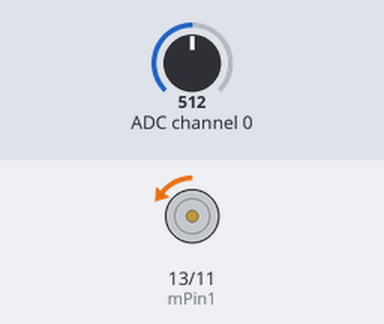
Bench run of a program on a simulated Raspberry Pi (header pin numbers). Shown: motor-driver pin pairs drawn as motors (green arrow = first pin HIGH = forward, orange = second pin HIGH = backward, longer = more drive, scaled by the enable pin). The test bench sets the inputs (shaded band); at power-on: ADC channel 0 = 512 (analog values on the 0–1023 scale). What the program prints to the terminal is not drawn.

Above: at 1.2 s.
1.3 s: ADC channel 0 set to 514
At 2.5 s:
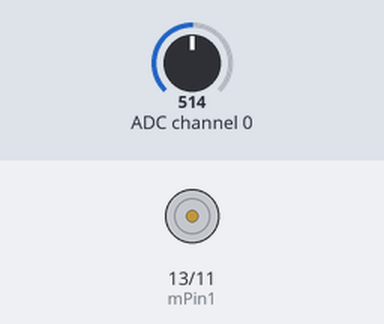
2.8 s: ADC channel 0 set to 716
At 3.6 s:
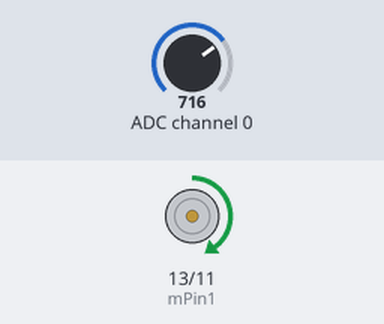
4.3 s: ADC channel 0 set to 900
At 5.0 s:
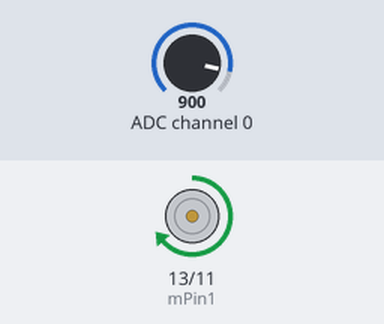
5.8 s: ADC channel 0 set to 1023
At 7.0 s:
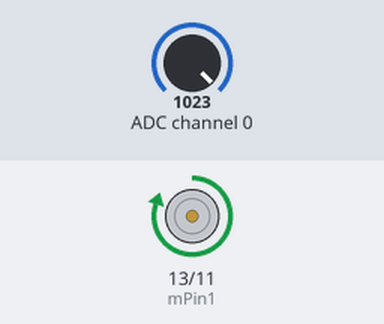
7.3 s: ADC channel 0 set to 306
At 8.2 s:
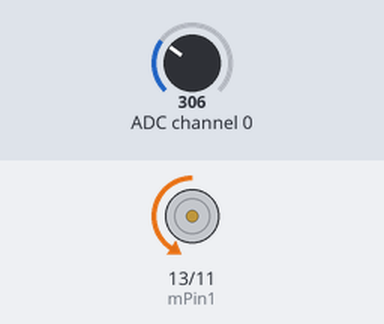
8.8 s: ADC channel 0 set to 511
At 9.6 s:
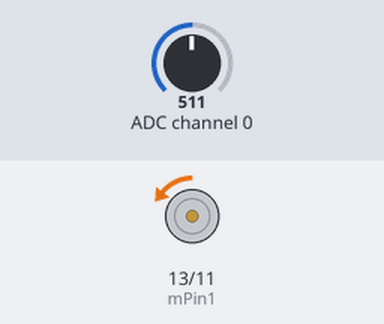
Timing chart, 0 to 11.3 s (numbered marks = the images above; inputs shaded):
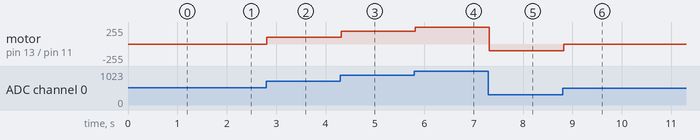

Measured:
- after the input at 1.3 s, motor on pin 13 (mPin1) / pin 11 (mPin2): backward 2/255 → stopped at once
- after the input at 2.8 s, motor on pin 13 (mPin1) / pin 11 (mPin2): stopped → forward 100/255 at once
- after the input at 4.3 s, motor on pin 13 (mPin1) / pin 11 (mPin2): forward 100/255 → forward 191/255 at once
- after the input at 5.8 s, motor on pin 13 (mPin1) / pin 11 (mPin2): forward 191/255 → forward 253/255 at once
- after the input at 7.3 s, motor on pin 13 (mPin1) / pin 11 (mPin2): forward 253/255 → backward 104/255 at once
- after the input at 8.8 s, motor on pin 13 (mPin1) / pin 11 (mPin2): backward 104/255 → backward 2/255 at once

The program:

motor.py
```python
import RPi.GPIO as GPIO
import smbus
import time

address = 0x48
bus = smbus.SMBus(1)
cmd = 0x40

mPin1 = 13
mPin2 = 11
enablePin = 15

def analogRead(channel):
	value = bus.read_byte_data(address, cmd + channel)
	return value

def analogWrite(value):
	bus.write_byte_data(address, cmd, value)

def setup():
	global p
	GPIO.setmode(GPIO.BOARD)
	GPIO.setup(mPin1, GPIO.OUT)
	GPIO.setup(mPin2, GPIO.OUT)
	GPIO.setup(enablePin, GPIO.OUT)

	p = GPIO.PWM(enablePin, 1000)
	p.start(0)

def mapNum(value, fromLow, fromHigh, toLow, toHigh):
	'''
	Map the value from a range of mapping to another range
	'''
	return (toHigh - toLow) * (value - fromLow) / (fromHigh - fromLow) + toLow

def motor(ADC):
	value = ADC - 128
	if(value > 0):
		GPIO.output(mPin1, GPIO.HIGH)
		GPIO.output(mPin2, GPIO.LOW)
		print('Turn forward')
	elif(value < 0):
		GPIO.output(mPin1, GPIO.LOW)
		GPIO.output(mPin2, GPIO.HIGH)
		print('Turn backward')
	else:
		GPIO.output(mPin1, GPIO.LOW)
		GPIO.output(mPin2, GPIO.LOW)
		print('Stop')
	p.start(mapNum(abs(value), 0, 128, 0, 100))
	print('The PWM duty cycle is %d%%\n'%(abs(value) * 100 / 127))

def loop():
	while True:
		value = analogRead(0)
		print('ADC value: %d'%(value))
		motor(value)
		time.sleep(0.01)

def destroy():
	bus.close()
	GPIO.cleanup()

if __name__ == '__main__':
	print('Program starting...')
	setup()
	try:
		loop()
	except KeyboardInterruption:
		destroy()
```
